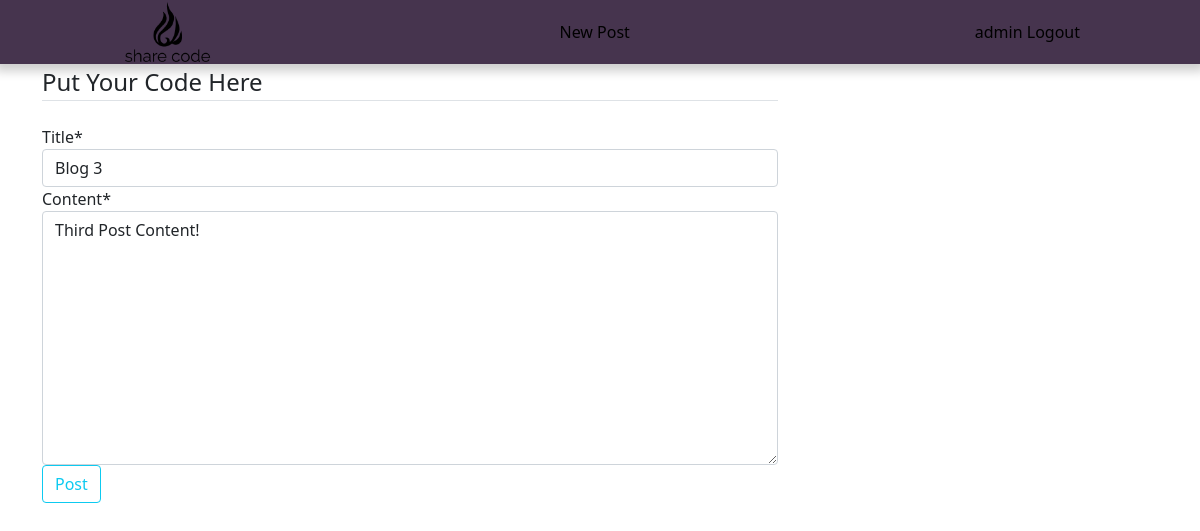
Page /post/3/update/ (signed in) on the earlier database version.
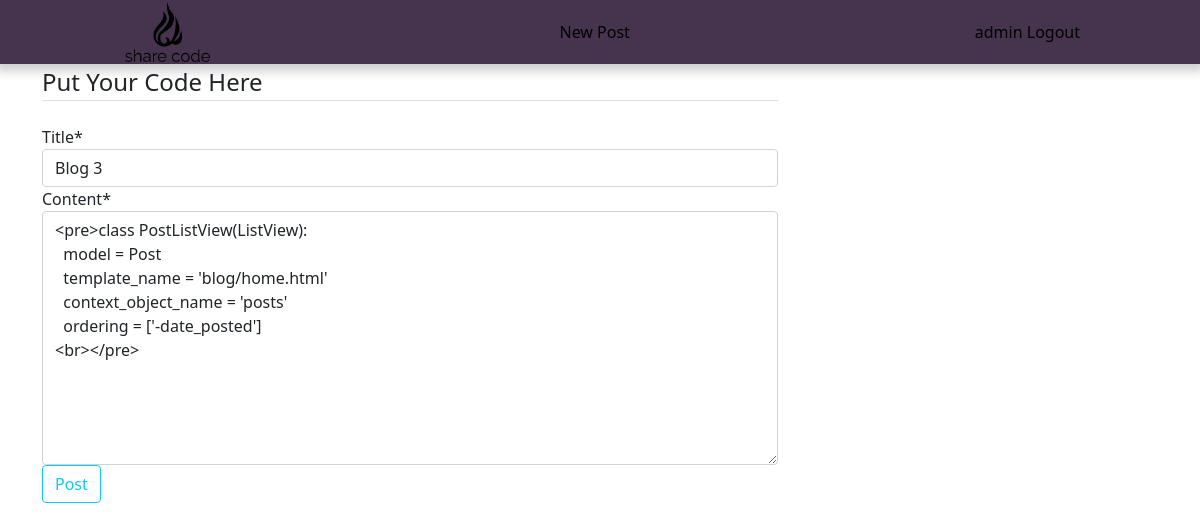
Same page on the later database version.
### blog/models.py (models this page shows, shortened)
class Post(models.Model):
  title = models.CharField(max_length=100)
  content = SummernoteTextField()
  date_posted = models.DateTimeField(default=timezone.now)
  author = models.ForeignKey(User, on_delete=models.CASCADE)

### blog/views.py (the view, shortened to what this page needs)
# urls.py: path('post/<int:pk>/update/', PostUpdateView.as_view(), name='post-update'),
class PostUpdateView(LoginRequiredMixin, UserPassesTestMixin, UpdateView):
  model = Post
  fields = ['title', 'content']
  def test_func(self):
    post = self.get_object()
    if self.request.user == post.author:
      return True
    return False

### blog/templates/blog/post_form.html (shortened to what this page needs)
{% extends "blog/base.html" %}
{% load static %}
{% block style %}
  <link rel="stylesheet" type="text/css" href="{% static 'users/post_form.css' %}">
{% endblock style %}
{% load crispy_forms_tags %}
{% block content %}
  <div class="content-section">
    <form method="POST">
      <fieldset class="form-group">
        <legend class="border-bottom mb-4">Put Your Code Here</legend>
        {{ form | crispy }}
      </fieldset>
      <div class="form-group">
        <button class="btn btn-outline-info" type="submit">Post</button>
      </div>
    </form>
  </div>
{% endblock content %}

Differences in the rows shown:
changed Post "Blog 3": content "Third Post Content!" → "<pre>class PostListView(ListView): model = Post template_name = 'blog/home.html' context_object_name = 'posts' ordering = ['-date_posted'] <br></pre>"
